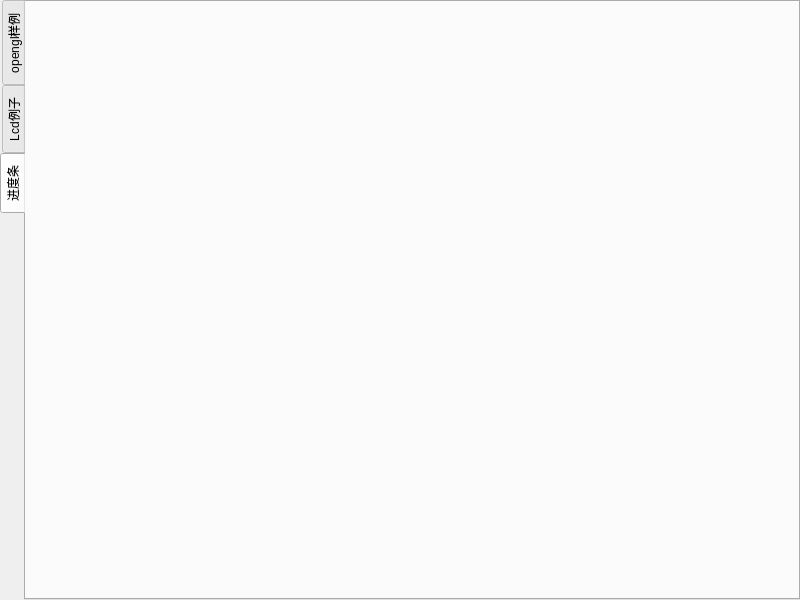
<?xml version="1.0" encoding="UTF-8"?>
<ui version="4.0">
 <class>MainWindow</class>
 <widget class="QMainWindow" name="MainWindow">
  <property name="geometry">
   <rect>
    <x>0</x>
    <y>0</y>
    <width>800</width>
    <height>600</height>
   </rect>
  </property>
  <property name="windowTitle">
   <string>MainWindow</string>
  </property>
  <property name="styleSheet">
   <string notr="true"/>
  </property>
  <widget class="QWidget" name="centralwidget">
   <layout class="QGridLayout" name="gridLayout">
    <property name="leftMargin">
     <number>0</number>
    </property>
    <property name="topMargin">
     <number>0</number>
    </property>
    <property name="rightMargin">
     <number>0</number>
    </property>
    <property name="bottomMargin">
     <number>0</number>
    </property>
    <property name="spacing">
     <number>0</number>
    </property>
    <item row="0" column="0">
     <widget class="QTabWidget" name="tabWidget">
      <property name="tabPosition">
       <enum>QTabWidget::West</enum>
      </property>
      <property name="tabShape">
       <enum>QTabWidget::Rounded</enum>
      </property>
      <property name="currentIndex">
       <number>2</number>
      </property>
      <property name="tabsClosable">
       <bool>false</bool>
      </property>
      <property name="tabBarAutoHide">
       <bool>false</bool>
      </property>
      <widget class="OpenGLWidget" name="opengl">
       <attribute name="title">
        <string>opengl样例</string>
       </attribute>
       <layout class="QGridLayout" name="gridLayout_2"/>
      </widget>
      <widget class="LcdPage" name="lcdPage">
       <attribute name="title">
        <string>Lcd例子</string>
       </attribute>
       <layout class="QGridLayout" name="gridLayout_3"/>
      </widget>
      <widget class="WidgetDemo" name="Progress">
       <attribute name="title">
        <string>进度条</string>
       </attribute>
       <layout class="QGridLayout" name="gridLayout_4"/>
      </widget>
     </widget>
    </item>
   </layout>
  </widget>
 </widget>
 <customwidgets>
  <customwidget>
   <class>OpenGLWidget</class>
   <extends>QWidget</extends>
   <header>openglwidget.h</header>
   <container>1</container>
  </customwidget>
  <customwidget>
   <class>LcdPage</class>
   <extends>QWidget</extends>
   <header>lcdpage.h</header>
   <container>1</container>
  </customwidget>
  <customwidget>
   <class>WidgetDemo</class>
   <extends>QWidget</extends>
   <header>widgetdemo.h</header>
   <container>1</container>
  </customwidget>
 </customwidgets>
 <resources/>
 <connections/>
 <slots>
  <signal>signal1()</signal>
  <slot>button_test1_obclicked()</slot>
  <slot>button_test2_obclicked()</slot>
  <slot>button_test3_obclicked()</slot>
 </slots>
</ui>
